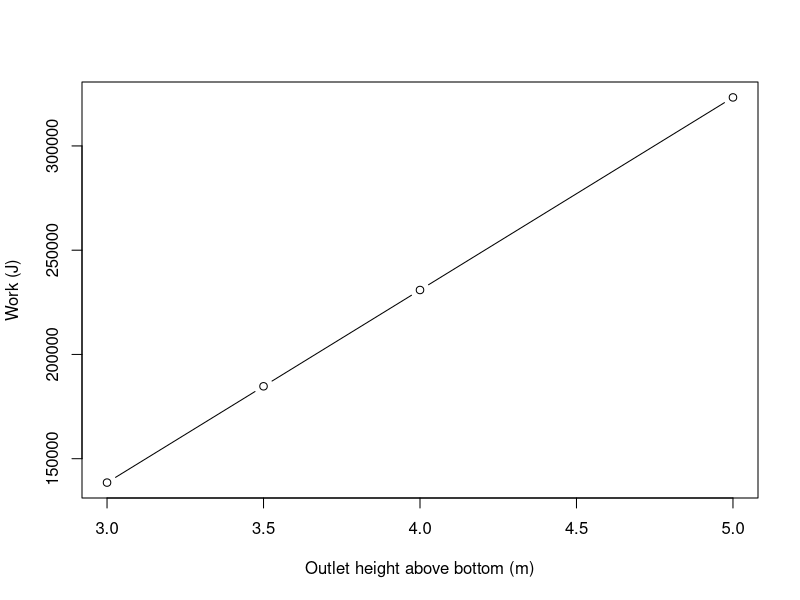

Write the R code that produced this figure.
work <- function(spout_height) {
  integrate(function(y) 1000*9.8*pi*(spout_height-y),
            0, 3)$value
}
heights <- c(3, 3.5, 4, 5)
results <- data.frame(outlet_m=heights,
                      work_J=sapply(heights, work))
print(results)
plot(results$outlet_m, results$work_J, type="b",
     xlab="Outlet height above bottom (m)", ylab="Work (J)")
